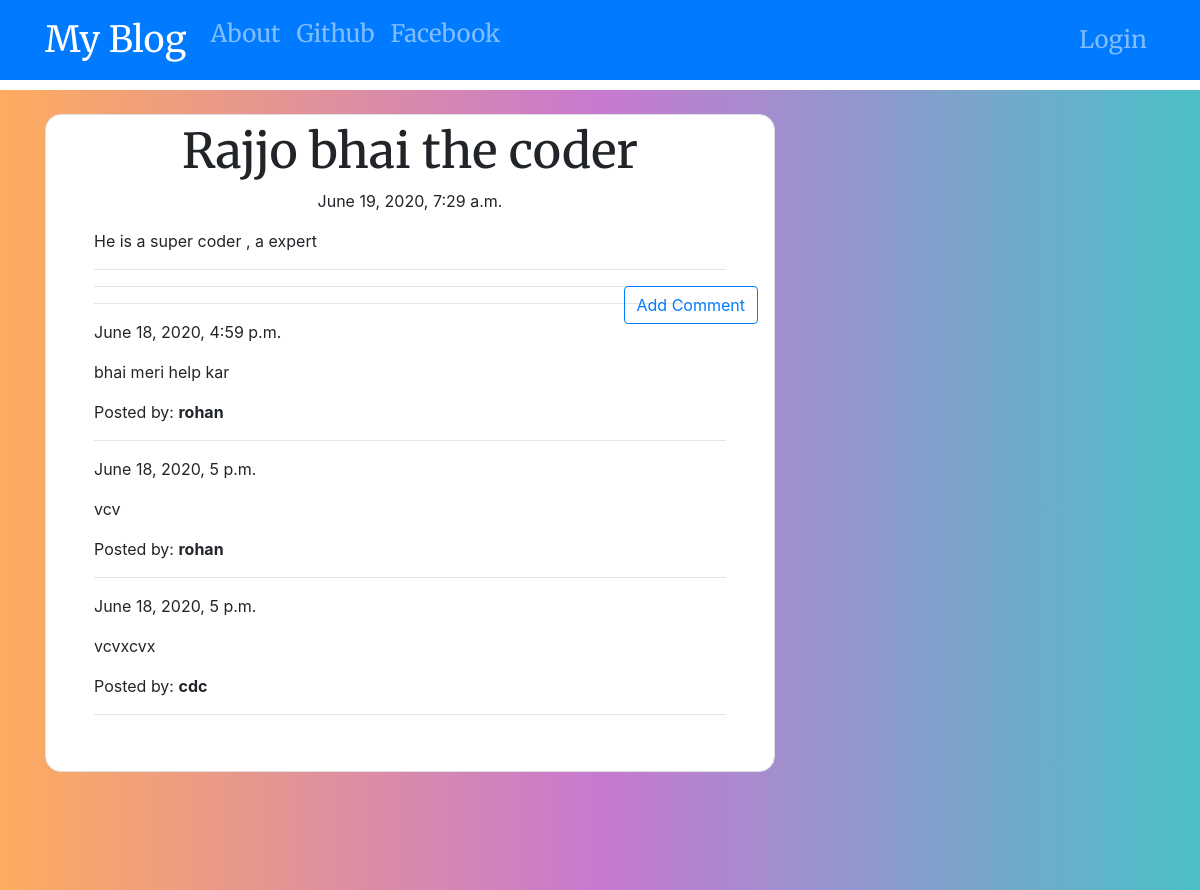
/post/1, run on the app's committed database.
### blog/models.py (models this page shows, shortened)
class Post(models.Model):
    author = models.ForeignKey('auth.User',on_delete=models.CASCADE)
    title = models.CharField(max_length=250)
    text = models.TextField()
    created_date = models.DateTimeField(default=timezone.now())
    published_date = models.DateTimeField(blank=True, null=True)

class Comment(models.Model):
    post = models.ForeignKey('blog.Post', related_name='comments', on_delete = models.CASCADE)
    author = models.CharField(max_length=250)
    text = models.TextField()
    created_date = models.DateTimeField(default=timezone.now())
    approved_comment = models.BooleanField(default=False)

### blog/views.py (the view)
# urls.py: url(r'^post/(?P<pk>\d+)$', views.PostDetailView.as_view(), name='post_detail'),
class PostDetailView(DetailView):
    model = Post

### blog/templates/blog/post_detail.html (shortened to what this page needs)
{% extends 'blog/base.html' %}
{% block content %}
<div class="bg-white px-5 py-2 mt-4 border border-2 draft_card">
 <h1 class="posttitle">{{post.title}}</h1>
 {% if post.published_date %}
  <div class="date postdate">
      {{post.published_date}}
  </div>
 {% else %}
   <a class="btn btn-success  font-weight-bold " href="{% url 'post_publish' pk=post.pk %}">Publish</a>
 {% endif %}
 <p class="postcontent">{{post.text|safe|linebreaksbr}}</p>
<hr>
<a class="btn btn-outline-primary btn-comment " href="{% url 'add_comment_to_post' pk=post.pk %}">Add Comment</a>
<hr>
<div >
     {% for comment in post.comments.all %}
     <div class="mb-5">
      <hr>
          {% if user.is_authenticated or comment.approved_comment %}
          {{ comment.created_date }}
            <p>{{ comment.text|safe|linebreaks}}</p>
            <p>Posted by: <strong>{{ comment.author }}</strong></p>
        {% endif %}
        {% empty %}
     </div>
    <p>No comments posted.</p>
    <hr>
     {% endfor %}
</div>
</div>
{% endblock %}

### blog/static/css/blog.css (style rules this page uses)
.draft_card { position: relative; border-radius: 1rem; }
.postdate { text-align: center; }
.posttitle { font-family: 'Merriweather', serif; font-size: 3em; text-align: center; }
.postcontent { font-family: Arial, Helvetica, sans-serif; font-size: 1.5em; }
.btn-comment { position: absolute; right: 1rem; top: auto; }

### data on the page
Post: title "Rajjo bhai the coder", published_date "June 19, 2020, 7:29 a.m.", text "He is a super coder , a expert"
Comment: created_date "June 18, 2020, 4:59 p.m.", text "bhai meri help kar", author "rohan"
Comment: created_date "June 18, 2020, 5 p.m.", text "vcv", author "rohan"
Comment: created_date "June 18, 2020, 5 p.m.", text "vcvxcvx", author "cdc"
